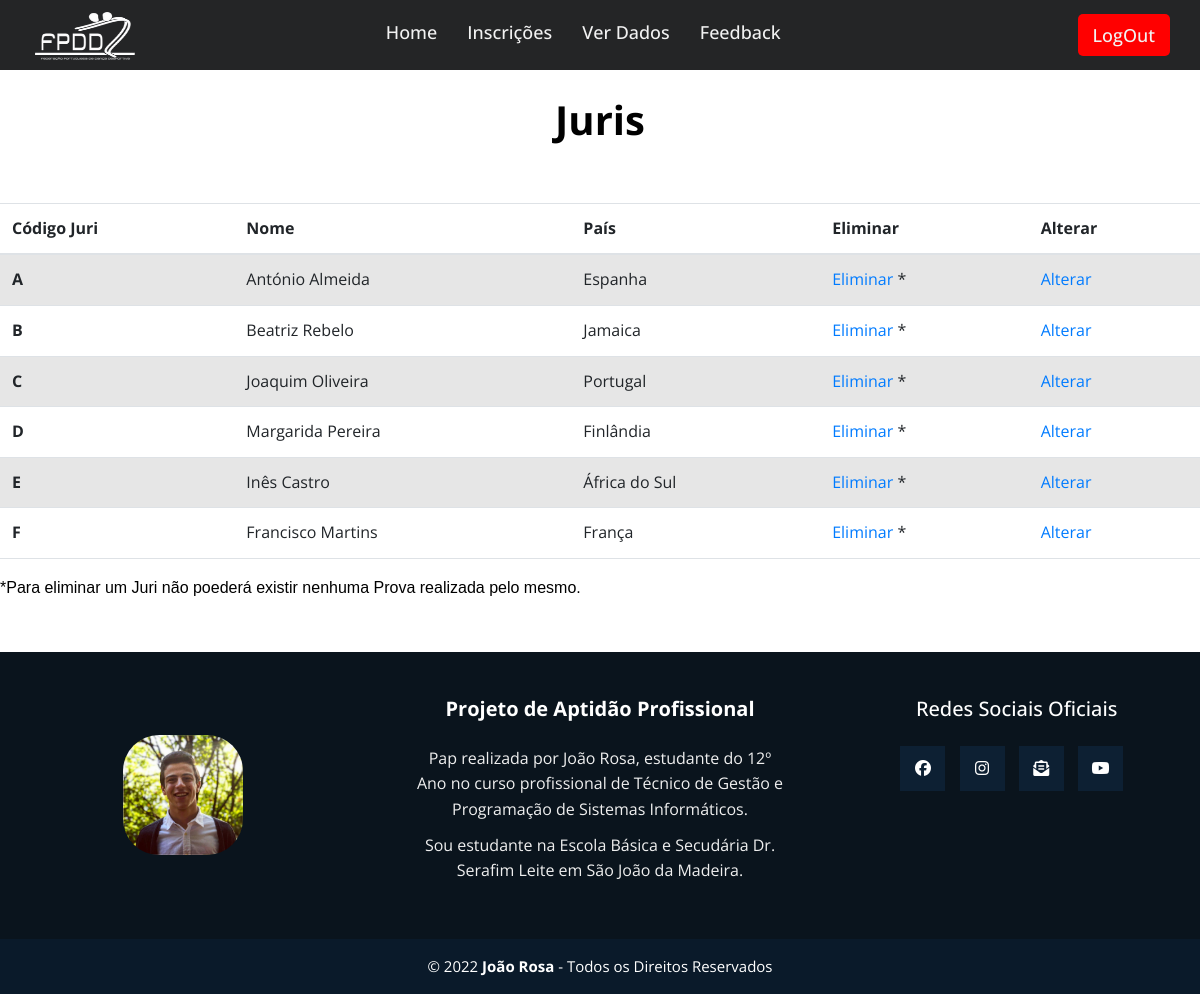
/Admin/juris.php (signed in), run on the app's committed database.
### tables this page shows
CREATE TABLE `juris` (
  `Cod_Juri` varchar(1) NOT NULL,
  `Nome` varchar(30) DEFAULT NULL,
  `Pais` varchar(40) DEFAULT NULL
);

### Admin/juris.php (the view, shortened to what this page needs)
<?php
if ($_SESSION['login'] == FALSE) {
    header('location: ../login.php');
} else {
?>
    <!DOCTYPE html>
    <html lang="pt-PT">
    <head>
        <link rel="stylesheet" href="./CSS/PAP_style.css" type="text/css" />
        <link href="https://cdn.jsdelivr.net/npm/bootstrap@5.1.3/dist/css/bootstrap.min.css" rel="stylesheet">
    </head>
    <body>
        <?php include_once('./header.php'); ?>
        <br>
        <center><h1><b>Juris</b></h1></center>
        <br>
        <br>
        <?php
        $host = 'localhost';
        $db = 'fpdd_final1';
        $user = 'root';
        $pass2 = '';
        $connect = "mysql:host=$host;dbname=$db";
        try {
            $pdo = new PDO($connect, $user, $pass2);
        } catch (PDOException $e) {
            echo "Não foi possível conectar à base de dados!" . $e->getMessage();
        }
        $stmt = $pdo->query("select * from juris;");
        $stmt2 = $pdo->query("select count(*) as num from juris;");
        if ($fetch = $stmt2->fetch()) {
            $num_rows = $fetch['num'];
            if ($num_rows > 0) {
                echo '<div class="table-responsive">';
                echo ' <table class="table table-striped"> ';
                echo '<thead>';
                echo '<tr>';
                echo '<th scope="col">Código Juri</th>';
                echo '<th scope="col">Nome </th>';
                echo '<th scope="col">País </th>';
                echo '<th scope="col">Eliminar </th>';
                echo '<th scope="col">Alterar </th>';
                echo '</tr>';
                echo '</thead>';
                echo '<tbody>';
                foreach ($stmt as $row) {
                    echo '<tr>';
                    echo '<th scope="row">' . $row['Cod_Juri'] . '</th>';
                    echo '<td>' . $row['Nome'] . '</td>';
                    echo '<td>' . $row['Pais'] . '</td>';
                    echo "<td> <a href='./eliminarJuri.php?Cod_Juri=$row[Cod_Juri]'>Eliminar</a> * </td>";
                    echo "<td> <a href='./alterarJuri.php?Cod_Juri=$row[Cod_Juri]&Nome=$row[Nome]&Pais=$row[Pais]'>Alterar</a> </td>";
                }
                echo '</tbody>';
                echo '</table>';
                echo '</div>';
            } else {
                echo "Nenhum registro correspondente à sua consulta foi encontrado.";
            }
        } else {
            echo "ERRO: Não foi possível executar. ";
        }
        ?>
        *Para eliminar um Juri não poederá existir nenhuma Prova realizada pelo mesmo.
        <?php include_once('footer.php'); ?>
    </body>
    </html>
<?php
}
?>

### CSS/PAP_style.css (style rules this page uses)
* { margin: 0 auto; padding: 0; box-sizing: border-box; font-family: 'Open Sans', sans-serif; }
* { margin: 0; padding: 0; box-sizing: border-box; font-family: 'Poppins', sans-serif; }
body { background: white; color: black; line-height: 1.6; font-family: 'Quicksand', sans-serif; }
* { margin: 0; padding: 0; box-sizing: border-box; font-family: "Poppins", sans-serif; }
* { box-sizing:border-box }
* { margin: 0; padding: 0; box-sizing: border-box; font-family: 'Open Sans', sans-serif; }

### data on the page
juris: Cod_Juri "A", Nome "António Almeida", Pais "Espanha"
juris: Cod_Juri "B", Nome "Beatriz Rebelo", Pais "Jamaica"
juris: Cod_Juri "C", Nome "Joaquim Oliveira", Pais "Portugal"
juris: Cod_Juri "D", Nome "Margarida Pereira", Pais "Finlândia"
juris: Cod_Juri "E", Nome "Inês Castro", Pais "África do Sul"
juris: Cod_Juri "F", Nome "Francisco Martins", Pais "França"
